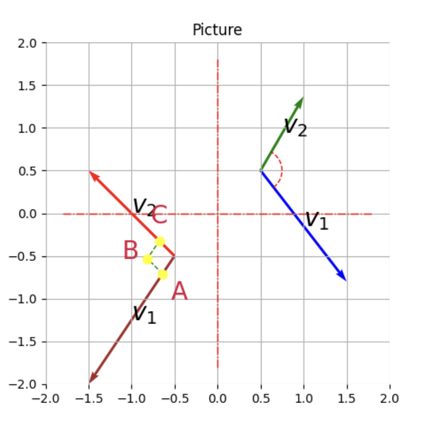
#> input picture images/img1.png, 436 x 429 px, found by its file name; its folder holds 4 pictures in this run
$ python image_anim.py
#> lines starting #> are read from the running program, lines starting #| are printed output that depends on the picture
import matplotlib


import matplotlib.pyplot as plt
from matplotlib.animation import FuncAnimation
from PIL import Image
import os


matplotlib.use("TkAgg")
# Шлях до папки із зображеннями
image_folder = "/Users/andrii/repo/ComputerGraphics/GraphicEngine2D/images"

# Завантаження всіх зображень
images = [Image.open(os.path.join(image_folder, img)) for img in sorted(os.listdir(image_folder)) if img.endswith(('.png', '.jpg'))]
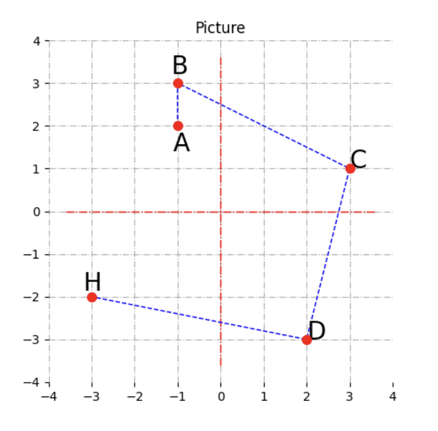
#> input picture images/img2.png, 438 x 431 px, found by its file name
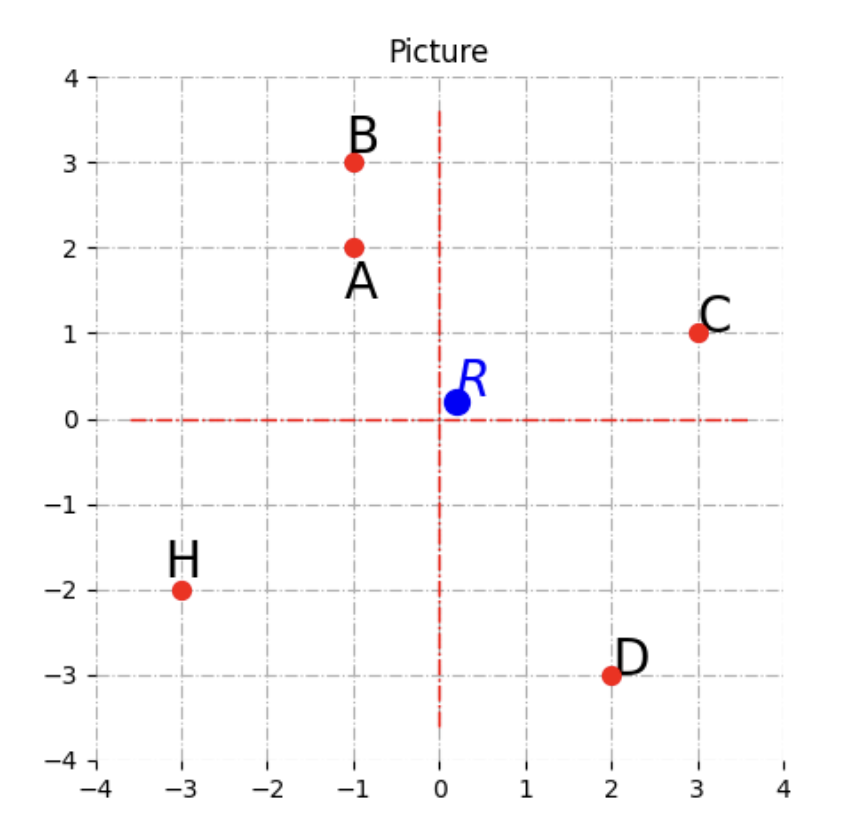
#> input picture images/img3.png, 860 x 834 px, found by its file name

# Створення фігури
fig, ax = plt.subplots()
ax.axis('off')  # Прибрати осі

# Відображення першого зображення
img_plot = ax.imshow(images[0])

# Функція для оновлення кадру
def update(frame):
    img_plot.set_array(images[frame])
    return img_plot,

# Створення анімації
ani = FuncAnimation(fig, update, frames=len(images), interval=500, blit=True)

# Відображення анімації
plt.show()
